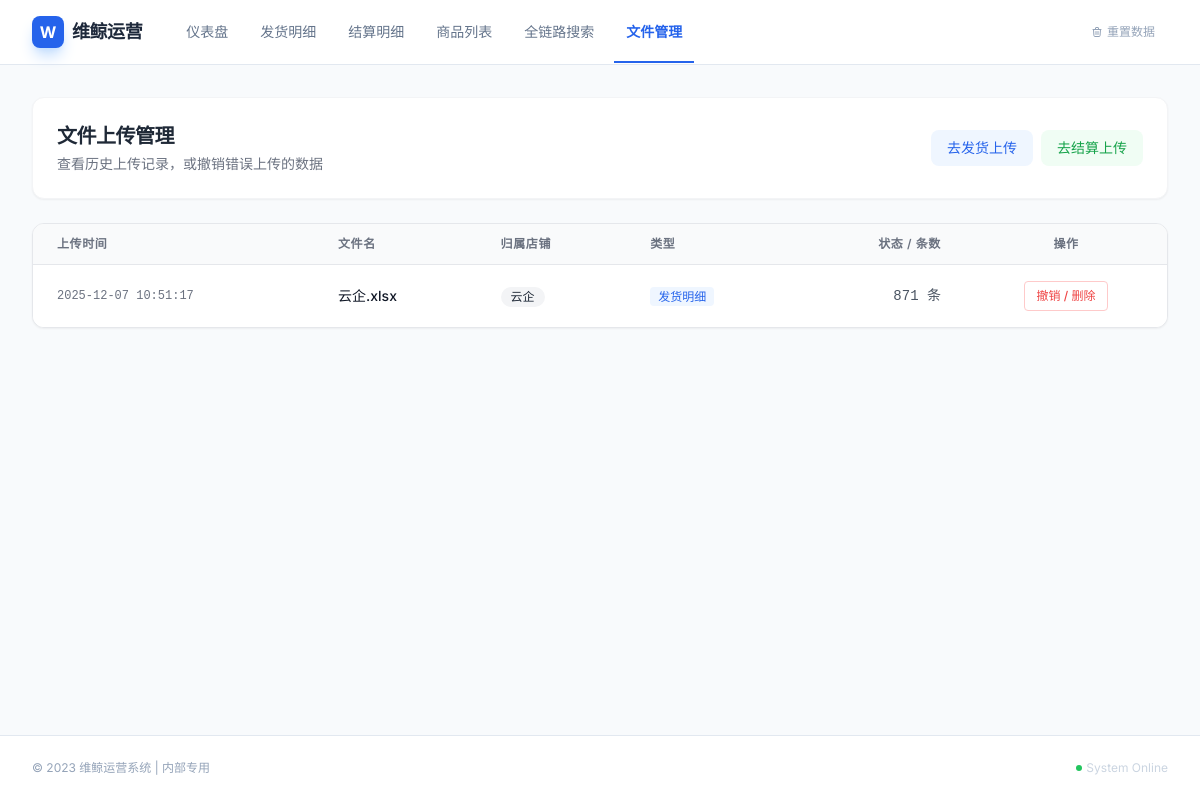
Before: /files with the older database file.
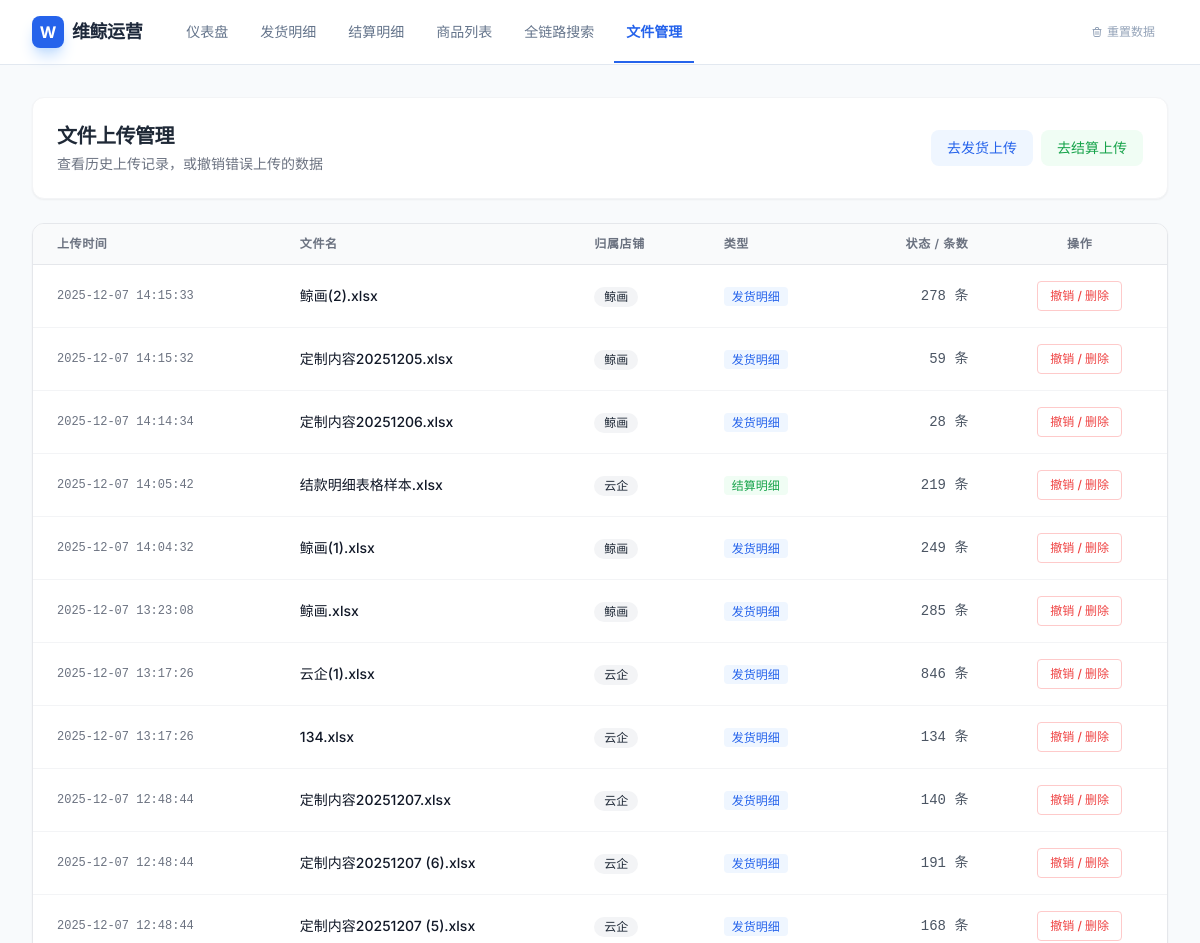
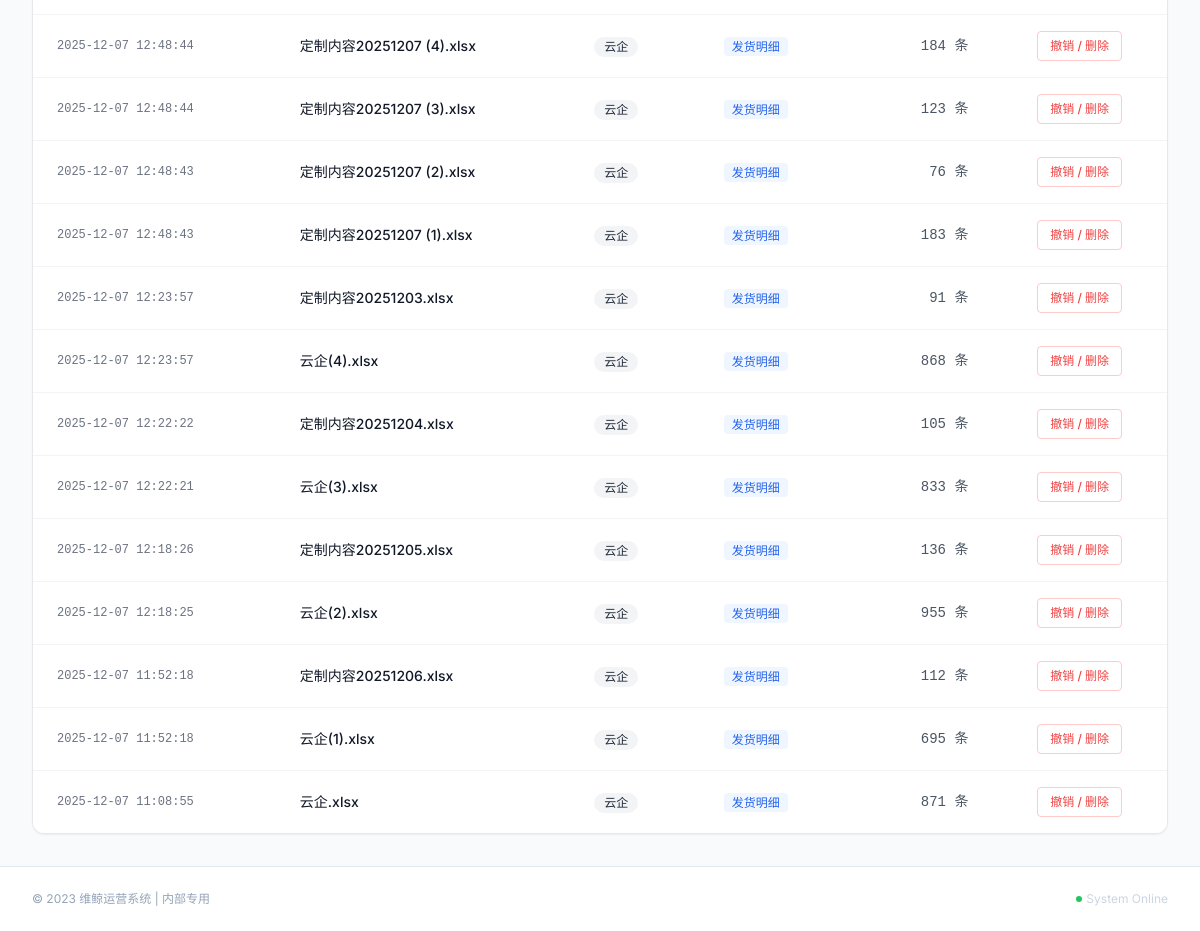
After: the same page with the newer database file (2 pictures, top to bottom).
### app.py (models this page shows)
class UploadRecord(db.Model):
    __tablename__ = 'upload_records'
    id = db.Column(db.Integer, primary_key=True)
    filename = db.Column(db.String(200))
    shop_name = db.Column(db.String(50))
    upload_type = db.Column(db.String(20))
    upload_date = db.Column(db.DateTime, default=datetime.now)
    row_count = db.Column(db.Integer, default=0)

### app.py (the view)
@app.route('/files')
def files():
    records = UploadRecord.query.order_by(UploadRecord.upload_date.desc()).all()
    return render_template('files.html', title="文件管理", records=records)

### templates/files.html (shortened to what the changed rows need)
{% extends "base.html" %}
{% block content %}
<div class="space-y-6">
    <div class="bg-white p-6 rounded-xl shadow-sm border border-gray-100 flex flex-col md:flex-row items-center justify-between gap-4">
        <div>
            <h2 class="text-xl font-bold text-gray-800 tracking-tight">文件上传管理</h2>
        </div>
    </div>
    <div class="bg-white rounded-xl shadow-sm border border-gray-200 overflow-hidden">
        <div class="overflow-x-auto">
            <table class="min-w-full divide-y divide-gray-200">
                <thead class="bg-gray-50 text-xs text-gray-500 uppercase tracking-wider">
                    <tr>
                        <th class="px-6 py-3 text-left font-semibold">上传时间</th>
                        <th class="px-6 py-3 text-left font-semibold">文件名</th>
                        <th class="px-6 py-3 text-left font-semibold">归属店铺</th>
                        <th class="px-6 py-3 text-left font-semibold">类型</th>
                        <th class="px-6 py-3 text-right font-semibold">状态 / 条数</th>
                        <th class="px-6 py-3 text-center font-semibold">操作</th>
                    </tr>
                </thead>
                <tbody class="bg-white divide-y divide-gray-100 text-sm">
                    {% for record in records %}
                    <tr class="hover:bg-gray-50 transition-colors" id="record-{{ record.id }}">
                        <td class="px-6 py-4 whitespace-nowrap text-gray-500 font-mono text-xs">
                            {{ record.upload_date.strftime('%Y-%m-%d %H:%M:%S') }}
                        </td>
                        <td class="px-6 py-4 text-gray-900 font-medium max-w-xs truncate" title="{{ record.filename }}">
                            {{ record.filename }}
                        </td>
                        <td class="px-6 py-4">
                            <span class="inline-flex items-center px-2.5 py-0.5 rounded-full text-xs font-medium bg-gray-100 text-gray-800">
                                {{ record.shop_name }}
                            </span>
                        </td>
                        <td class="px-6 py-4">
                            {% if record.upload_type == 'shipment' %}
                            <span class="text-blue-600 bg-blue-50 px-2 py-0.5 rounded text-xs">发货明细</span>
                            {% else %}
                            <span class="text-green-600 bg-green-50 px-2 py-0.5 rounded text-xs">结算明细</span>
                            {% endif %}
                        </td>
                        <td class="px-6 py-4 text-right text-gray-600 font-mono">
                            {% if record.row_count == -1 %}
                            <span class="text-red-500 font-bold">解析失败</span>
                            {% elif record.row_count == 0 %}
                            <span class="text-orange-500">无有效数据</span>
                            {% else %}
                            {{ record.row_count }} 条
                            {% endif %}
                        </td>
                        <td class="px-6 py-4 text-center">
                            <button onclick="deleteFile({{ record.id }}, '{{ record.filename }}')"
                                    class="text-red-500 hover:text-red-700 hover:bg-red-50 px-3 py-1.5 rounded text-xs font-medium transition-colors border border-red-200">
                                撤销 / 删除
                            </button>
                        </td>
                    </tr>
                    {% else %}
                    <tr>
                        <td colspan="6" class="px-6 py-16 text-center text-gray-400 bg-gray-50/30">
                            暂无上传记录
                        </td>
                    </tr>
                    {% endfor %}
                </tbody>
            </table>
        </div>
    </div>
</div>
{% endblock %}

Changed rows visible on the page:
added UploadRecord: upload_date "2025-12-07 14:15:33", filename "鲸画(2).xlsx", shop_name "鲸画", upload_type "发货明细", row_count "278"
added UploadRecord: upload_date "2025-12-07 14:15:32", filename "定制内容20251205.xlsx", shop_name "鲸画", upload_type "发货明细", row_count "59"
added UploadRecord: upload_date "2025-12-07 14:14:34", filename "定制内容20251206.xlsx", shop_name "鲸画", upload_type "发货明细", row_count "28"
added UploadRecord: upload_date "2025-12-07 14:05:42", filename "结款明细表格样本.xlsx", shop_name "云企", upload_type "结算明细", row_count "219"
added UploadRecord: upload_date "2025-12-07 14:04:32", filename "鲸画(1).xlsx", shop_name "鲸画", upload_type "发货明细", row_count "249"
added UploadRecord: upload_date "2025-12-07 13:23:08", filename "鲸画.xlsx", shop_name "鲸画", upload_type "发货明细", row_count "285"
added UploadRecord: upload_date "2025-12-07 13:17:26", filename "云企(1).xlsx", shop_name "云企", upload_type "发货明细", row_count "846"
added UploadRecord: upload_date "2025-12-07 13:17:26", filename "134.xlsx", shop_name "云企", upload_type "发货明细", row_count "134"
added UploadRecord: upload_date "2025-12-07 12:48:44", filename "定制内容20251207.xlsx", shop_name "云企", upload_type "发货明细", row_count "140"
added UploadRecord: upload_date "2025-12-07 12:48:44", filename "定制内容20251207 (6).xlsx", shop_name "云企", upload_type "发货明细", row_count "191"
added UploadRecord: upload_date "2025-12-07 12:48:44", filename "定制内容20251207 (5).xlsx", shop_name "云企", upload_type "发货明细", row_count "168"
added UploadRecord: upload_date "2025-12-07 12:48:44", filename "定制内容20251207 (4).xlsx", shop_name "云企", upload_type "发货明细", row_count "184"
added UploadRecord: upload_date "2025-12-07 12:48:44", filename "定制内容20251207 (3).xlsx", shop_name "云企", upload_type "发货明细", row_count "123"
added UploadRecord: upload_date "2025-12-07 12:48:43", filename "定制内容20251207 (2).xlsx", shop_name "云企", upload_type "发货明细", row_count "76"
added UploadRecord: upload_date "2025-12-07 12:48:43", filename "定制内容20251207 (1).xlsx", shop_name "云企", upload_type "发货明细", row_count "183"
added UploadRecord: upload_date "2025-12-07 12:23:57", filename "定制内容20251203.xlsx", shop_name "云企", upload_type "发货明细", row_count "91"
added UploadRecord: upload_date "2025-12-07 12:23:57", filename "云企(4).xlsx", shop_name "云企", upload_type "发货明细", row_count "868"
added UploadRecord: upload_date "2025-12-07 12:22:22", filename "定制内容20251204.xlsx", shop_name "云企", upload_type "发货明细", row_count "105"
added UploadRecord: upload_date "2025-12-07 12:22:21", filename "云企(3).xlsx", shop_name "云企", upload_type "发货明细", row_count "833"
added UploadRecord: upload_date "2025-12-07 12:18:26", filename "定制内容20251205.xlsx", shop_name "云企", upload_type "发货明细", row_count "136"
added UploadRecord: upload_date "2025-12-07 12:18:25", filename "云企(2).xlsx", shop_name "云企", upload_type "发货明细", row_count "955"
added UploadRecord: upload_date "2025-12-07 11:52:18", filename "定制内容20251206.xlsx", shop_name "云企", upload_type "发货明细", row_count "112"
added UploadRecord: upload_date "2025-12-07 11:52:18", filename "云企(1).xlsx", shop_name "云企", upload_type "发货明细", row_count "695"
changed UploadRecord "云企.xlsx": upload_date "2025-12-07 10:51:17" → "2025-12-07 11:08:55"
